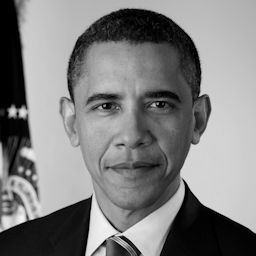
%> input picture FastICA/PresidentObamaGS256x256.png, 256 x 256 px
$ octave --eval "result = mass_cent(imread('../FastICA/PresidentObamaGS256x256.png'));"   (GNU Octave 9; MATLAB toolbox functions it lacks are replaced by stand-ins)
%> lines starting %> are read from the running program, lines starting %| are printed output that depends on the picture; in (x1, y1, x2, y2) boxes, pixels count from 0 and x2, y2 are one past the last pixel; in counts of white or black regions, pixels touching at a corner belong together; the program's own positions count from 1
function [ x,y ] = mass_cent( Im)
    I = mat2gray(Im(:,:));
    Ibw = im2bw(I);
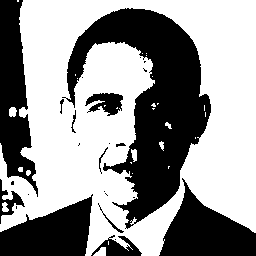
%> Ibw: size 256x256 logical; 58.8% white; 25 black regions (13 under 20 px), largest, box (x1, y1, x2, y2) and area: (62, 8, 211, 229) 13460, (0, 0, 38, 197) 4259, (159, 178, 256, 256) 3963
    if sum(sum(I)) > 200*200/2
        Ibw = imcomplement(Ibw); % negative
    end
    %Ilabel = bwlabel(Ibw);
    Ilabel = logical(Ibw); %matlab suggestion to save memory
    stat = regionprops(Ilabel,'centroid');
%> stat = 25 regions; first 5, Centroid: [14.1 94.5], [9.7 202.3], [51.2 234.2], [13.1 183.6], [17 208]
    curr_x = 0;
    curr_y = 0;
    num_obj = numel(stat);
%> num_obj = 25
    for iii = 1:num_obj
        curr_x = curr_x + (stat(iii).Centroid(1));%/num_obj;
        curr_y = curr_y + (stat(iii).Centroid(2));%/num_obj;
    end
%> this loop made 25 passes
%> (curr_x, curr_y) on passes 1 to 12: (14.14, 94.49), (23.83, 296.8), (75.04, 531), (88.13, 714.6), (105.1, 922.6), (134.1, 1117.6), (196.4, 1223.2), (349.9, 1325.8), (424.3, 1448.3), (504, 1593.3), (587, 1671.3), (693.9, 1774.6)
    x = curr_x/num_obj;
%> x = 94.4
    y = curr_y/num_obj;
%> y = 157.8
%> `result = mass_cent(imread('../FastICA/PresidentObamaGS256x256.png'));`: result = 94.4
end
